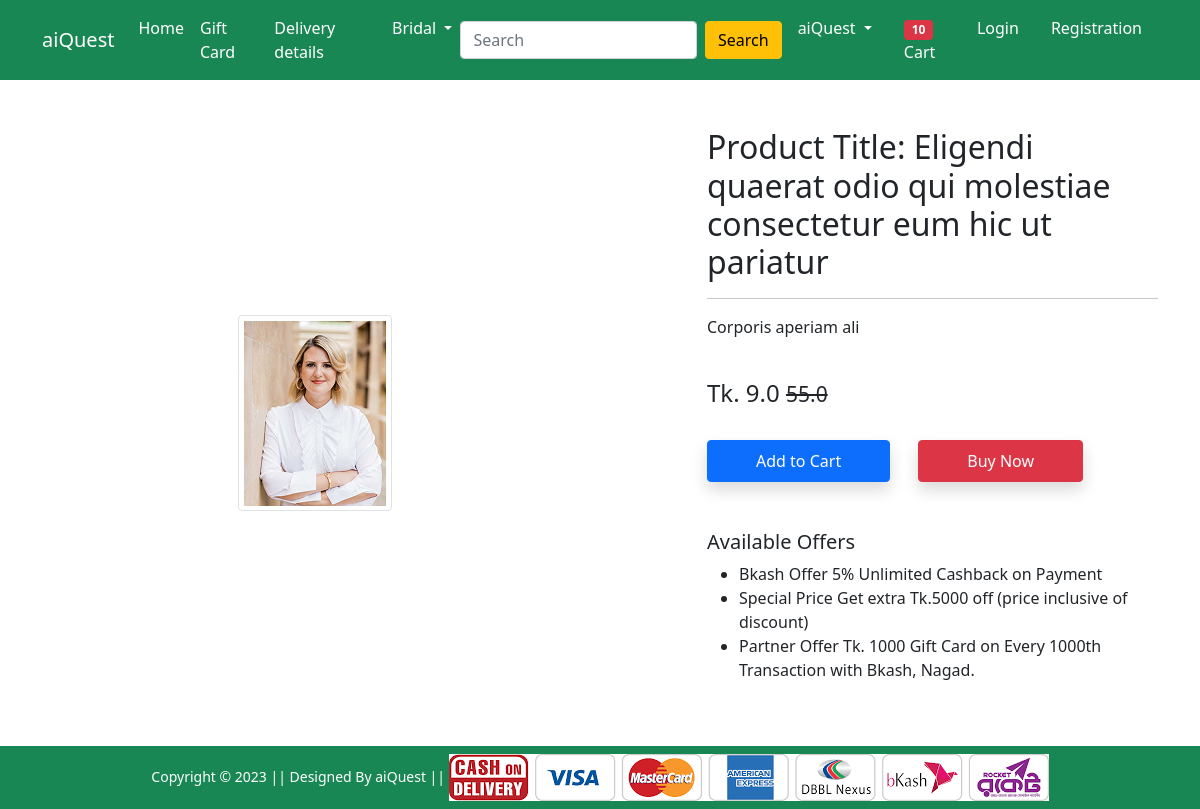
Page /product-detail/3 on the committed database.
### Shop/models.py (models this page shows, shortened)
class Product(models.Model):
    title = models.CharField(max_length=300)
    selling_price = models.FloatField()
    discounted_price = models.FloatField()
    description = models.TextField()
    brand = models.CharField(max_length=40)
    category = models.CharField(choices=CATEGORY_CHOICES , max_length=3)
    product_image = models.ImageField(upload_to='productImg')

### Shop/views.py (the view)
# urls.py: path('product-detail/<int:pk>', views.ProductDetailsView.as_view(), name='product-detail'),
class ProductDetailsView(View):
 def get(self, request, pk):
  product =  Product.objects.get(pk=pk)
  return render(request, 'Shop/productdetail.html', {'product':product})

### Shop/templates/Shop/productdetail.html (shortened to what this page needs)
{% extends 'Shop/base.html' %}
{% load static %}
{% block main-content %}
<div class="container my-5">
    <div class="row">
        <div class="col-sm-6 text-center align-self-center">
            <img src="{{product.product_image.url}}" alt="" class="img-fluid img-thumbnail">
        </div>
        <div class="col-sm-5 offset-sm-1">
            <h2>Product Title: {{product.title}}</h2>
            <hr>
            <p>{{product.description}}</p> <br>
            <h4>Tk. {{product.discounted_price}} <small class="fw-light text-decoration-line-through">{{product.selling_price}}</small></h4> <br>
            <a href="{% url 'add-to-cart' %}" class="btn btn-primary shadow px-5 py-2">Add to Cart</a>
            <a href="{% url 'buy-now' %}" class="btn btn-danger shadow px-5 py-2 ms-4">Buy Now</a>
            <h5 class="mt-5">Available Offers</h5>
            <ul>
                <li>Bkash Offer 5% Unlimited Cashback on Payment</li>
                <li>Special Price Get extra Tk.5000 off (price inclusive of discount)</li>
                <li>Partner Offer Tk. 1000 Gift Card on Every 1000th Transaction with Bkash, Nagad.</li>
            </ul>
        </div>
    </div>
</div>
{% endblock main-content %}

### rows in the picture
Product: product_image (picture), title "Eligendi quaerat odio qui molestiae consectetur eum hic ut pariatur", description "Corporis aperiam ali", discounted_price "9.0", selling_price "55.0"
